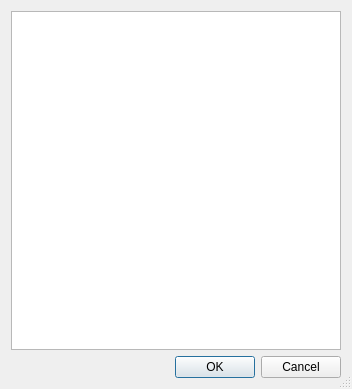
<?xml version="1.0" encoding="UTF-8"?>
<ui version="4.0">
 <class>NotesDialog</class>
 <widget class="QDialog" name="NotesDialog">
  <property name="geometry">
   <rect>
    <x>0</x>
    <y>0</y>
    <width>352</width>
    <height>389</height>
   </rect>
  </property>
  <property name="sizeGripEnabled">
   <bool>true</bool>
  </property>
  <property name="modal">
   <bool>true</bool>
  </property>
  <layout class="QVBoxLayout" name="verticalLayout">
   <item>
    <widget class="QPlainTextEdit" name="plainTextEdit"/>
   </item>
   <item>
    <widget class="QDialogButtonBox" name="buttonBox">
     <property name="orientation">
      <enum>Qt::Horizontal</enum>
     </property>
     <property name="standardButtons">
      <set>QDialogButtonBox::Cancel|QDialogButtonBox::Ok</set>
     </property>
    </widget>
   </item>
  </layout>
 </widget>
 <resources/>
 <connections>
  <connection>
   <sender>buttonBox</sender>
   <signal>accepted()</signal>
   <receiver>NotesDialog</receiver>
   <slot>accept()</slot>
   <hints>
    <hint type="sourcelabel">
     <x>248</x>
     <y>254</y>
    </hint>
    <hint type="destinationlabel">
     <x>157</x>
     <y>274</y>
    </hint>
   </hints>
  </connection>
  <connection>
   <sender>buttonBox</sender>
   <signal>rejected()</signal>
   <receiver>NotesDialog</receiver>
   <slot>reject()</slot>
   <hints>
    <hint type="sourcelabel">
     <x>316</x>
     <y>260</y>
    </hint>
    <hint type="destinationlabel">
     <x>286</x>
     <y>274</y>
    </hint>
   </hints>
  </connection>
 </connections>
</ui>
